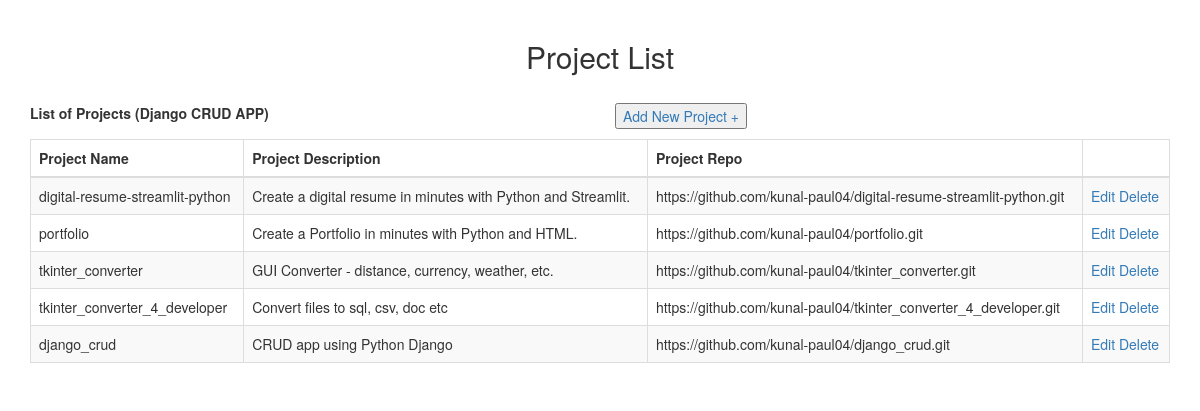
The page / on the database its author committed.
### crud_app/models.py (models this page shows)
class Project(models.Model):
    project_name = models.CharField(max_length=100)
    project_desc = models.CharField(max_length=250)
    project_repo = models.CharField(max_length=100)

### crud_app/views.py (the view)
# urls.py: path('', views.index, name='index'),
def index(request):
    projects = Project.objects.all()
    return render(request, 'index.html', {'projects': projects})

### crud_app/templates/index.html (shortened to what this page needs)
<!DOCTYPE html>
<html lang="en" class="">
    <head>
        <link rel="stylesheet" href="https://maxcdn.bootstrapcdn.com/bootstrap/3.3.2/css/bootstrap.min.css">
        <link rel="stylesheet" href="https://cdn.datatables.net/plug-ins/f2c75b7247b/integration/bootstrap/3/dataTables.bootstrap.css">
        <link rel="stylesheet" href="https://cdn.datatables.net/responsive/1.0.4/css/dataTables.responsive.css">
        <link rel="stylesheet" href="https://cdnjs.cloudflare.com/ajax/libs/normalize/5.0.0/normalize.min.css">
    </head>
    <body>
        <h2>Project List</h2>
        <div class="container">
            <div class="row">
                <div class="col-xs-12">
                    <div class="dataTables_wrapper form-inline dt-bootstrap">
                        <div class="row">
                            <div class="col-sm-6">
                                <div class="dataTables_length">
                                    <label>List of Projects (Django CRUD APP)</label>
                                </div>
                            </div>
                            <div class="col-sm-6">
                                <div class="dataTables_filter">
                                    <a href="{% url 'add_project' %}">
                                        <button>Add New Project +</button>
                                    </a>
                                </div>
                            </div>
                        </div>
                        <div class="row" style="padding-top: 10px;">
                            <div class="col-sm-12">
                                <table id="example" class="table table-striped table-bordered dt-responsive nowrap" cellspacing="0" width="100%">
                                    <thead>
                                        <tr>
                                            <th>Project Name</th>
                                            <th>Project Description</th>
                                            <th>Project Repo</th>
                                            <th></th>
                                        </tr>
                                    </thead>
                                    <tbody>
                                        {% for project in projects %}
                                        <tr>
                                            <td>{{ project.project_name }}</td>
                                            <td>{{ project.project_desc }}</td>
                                            <td>{{ project.project_repo }}</td>
                                            <td>
                                                <a href="{% url 'edit_project' project.pk %}">Edit</a>
                                                <a href="{% url 'delete_project' project.pk %}">Delete</a>
                                            </td>
                                        </tr>
                                        {% endfor %}
                                    </tbody>
                                </table>
                            </div>
                        </div>
                    </div>
                </div>
            </div>
        </div>
    </body>
</html>

### crud_app/templates/index.html (style rules this page uses)
body { font-size: 140%; }
h2 { text-align: center; padding: 20px 0; }

### rows shown on the page
Project: project_name "digital-resume-streamlit-python", project_desc "Create a digital resume in minutes with Python and Streamlit.", project_repo "https://github.com/kunal-paul04/digital-resume-streamlit-python.git"
Project: project_name "portfolio", project_desc "Create a Portfolio in minutes with Python and HTML.", project_repo "https://github.com/kunal-paul04/portfolio.git"
Project: project_name "tkinter_converter", project_desc "GUI Converter - distance, currency, weather, etc.", project_repo "https://github.com/kunal-paul04/tkinter_converter.git"
Project: project_name "tkinter_converter_4_developer", project_desc "Convert files to sql, csv, doc etc", project_repo "https://github.com/kunal-paul04/tkinter_converter_4_developer.git"
Project: project_name "django_crud", project_desc "CRUD app using Python Django", project_repo "https://github.com/kunal-paul04/django_crud.git"
